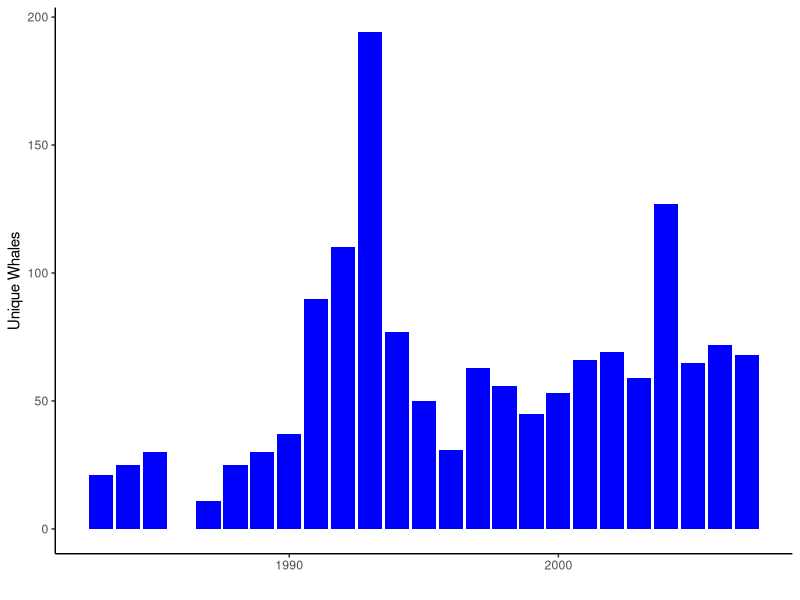
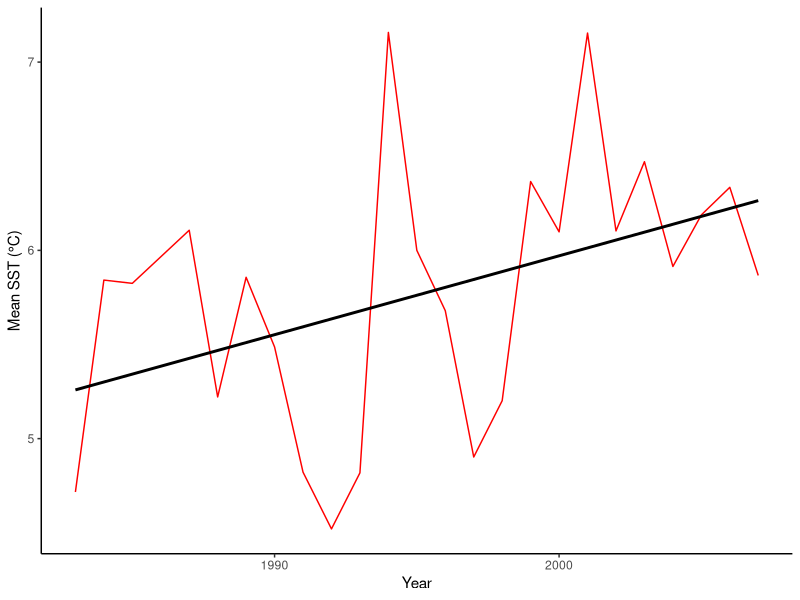
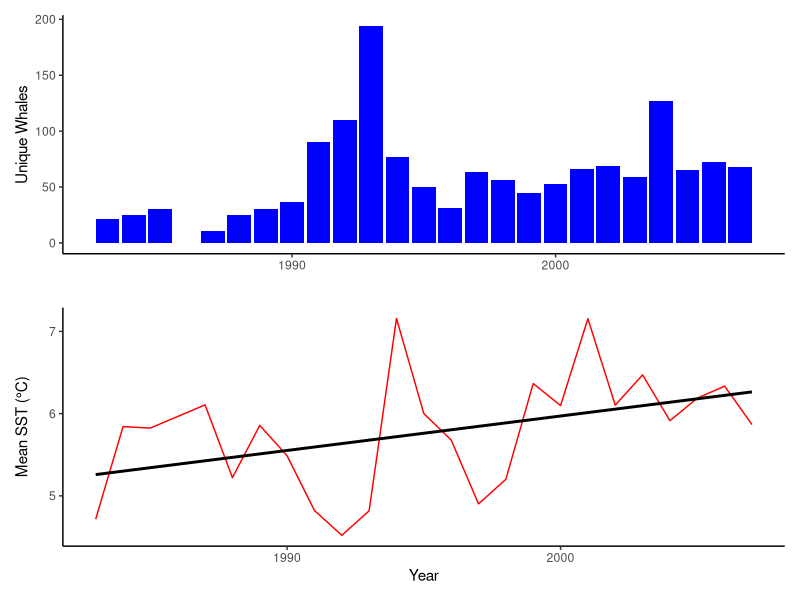
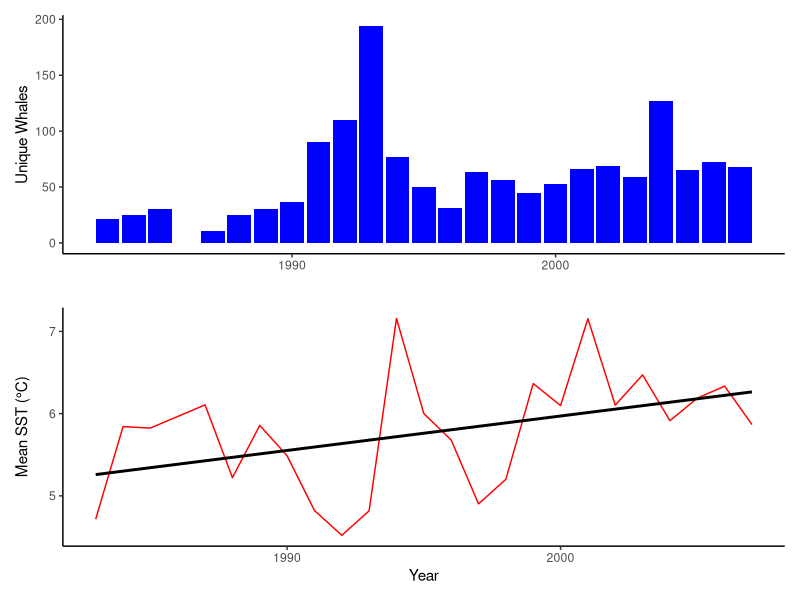

Write the R code that produced these figures, in order.
## ---- chunk 1
#reading the files 
Hp <- read.csv("Humpback.csv.csv")
SST <- read.csv("SST_MB5370.csv.csv")

#getting the number of unique humpbacks appearing every year 
library(dplyr)

Hp_year <- Hp %>%
  filter(!is.na(NOM.NAME)) %>% # removing NAs
  group_by(ANNEE.YEAR) %>% #grouping by year 
  summarise(
    unique_whales = n_distinct(NOM.NAME), #only keeping distinct whales 
    .groups = "drop"
  )

Hp_year

#joining the two datasets together 
Hp_SST <- Hp_year %>%
  left_join(SST, by = "ANNEE.YEAR")

#graphing whales per year alongside average temperature per year of gulf
library(ggplot2)
HpPlot <- 
  ggplot(Hp_SST, aes(x = ANNEE.YEAR, y = unique_whales)) +
  geom_col(fill = "blue") +
  xlab("") +
  ylab("Unique Whales") + 
  theme_classic()
HpPlot

#graph for average SST over years (including on months from July-october)
SSTPlot <- 
  ggplot(Hp_SST, aes(x = ANNEE.YEAR, y = Mean_SST)) +
  geom_line(colour = "red") +
  geom_smooth(method = "lm", se = FALSE, colour = "black") +
  xlab("Year") +
  ylab("Mean SST (°C)") +
  theme_classic()
SSTPlot

#adding the two graphs onto the same plot 
library(patchwork)
final_plot <- HpPlot / SSTPlot
final_plot 
#saving the graph
ggsave("FinalPlot.jpg", plot=final_plot)
